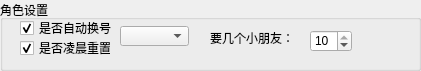
   <widget class="QGroupBox" name="groupBox_2">
    <property name="geometry">
     <rect>
      <x>180</x>
      <y>460</y>
      <width>421</width>
      <height>71</height>
     </rect>
    </property>
    <property name="title">
     <string>角色设置</string>
    </property>
    <widget class="QCheckBox" name="autoCRole">
     <property name="geometry">
      <rect>
       <x>20</x>
       <y>20</y>
       <width>101</width>
       <height>16</height>
      </rect>
     </property>
     <property name="text">
      <string>是否自动换号</string>
     </property>
     <property name="checked">
      <bool>true</bool>
     </property>
    </widget>
    <widget class="QCheckBox" name="autoLogin">
     <property name="geometry">
      <rect>
       <x>20</x>
       <y>40</y>
       <width>91</width>
       <height>16</height>
      </rect>
     </property>
     <property name="text">
      <string>是否凌晨重置</string>
     </property>
     <property name="checked">
      <bool>true</bool>
     </property>
    </widget>
    <widget class="QComboBox" name="charaComboBox">
     <property name="geometry">
      <rect>
       <x>120</x>
       <y>26</y>
       <width>69</width>
       <height>20</height>
      </rect>
     </property>
    </widget>
    <widget class="QLabel" name="label_6">
     <property name="geometry">
      <rect>
       <x>210</x>
       <y>30</y>
       <width>81</width>
       <height>16</height>
      </rect>
     </property>
     <property name="text">
      <string>要几个小朋友：</string>
     </property>
    </widget>
    <widget class="QSpinBox" name="charaNumberSetter">
     <property name="geometry">
      <rect>
       <x>310</x>
       <y>30</y>
       <width>42</width>
       <height>22</height>
      </rect>
     </property>
     <property name="minimum">
      <number>1</number>
     </property>
     <property name="maximum">
      <number>10</number>
     </property>
     <property name="value">
      <number>10</number>
     </property>
    </widget>
   </widget>
